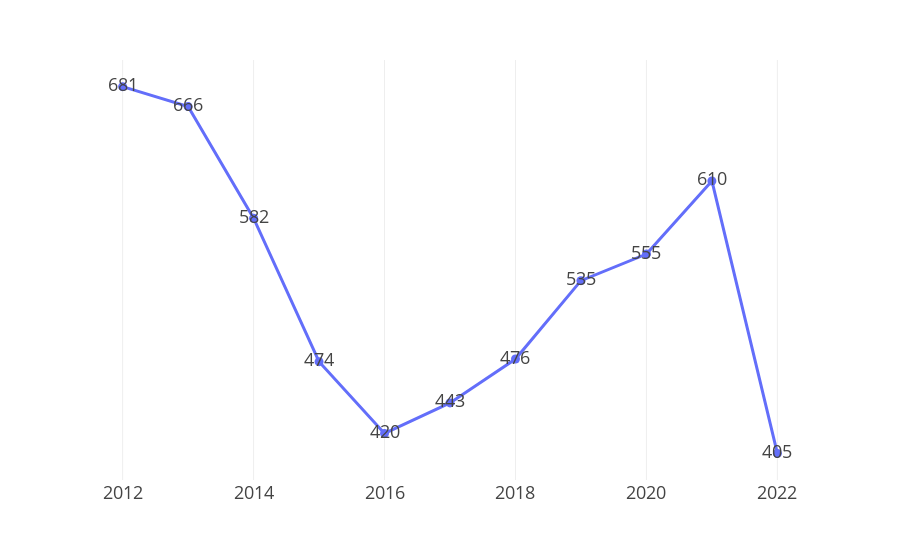

The cell this chart's notebook holds for it:
### Code cell
x = base['ocorrencia_ano'].value_counts().sort_index().index
y = base['ocorrencia_ano'].value_counts().sort_index().values
px.line(x=x,y=y,text=y)\
  .update_layout(template='presentation')\
  .update_xaxes(title='')\
  .update_yaxes(visible=False)

### Figure 1 — Plotly figure (JSON) as saved in the notebook; plotly's stock layout.template omitted (floating-point values rounded to 4 significant figures)
{"data": [{"hovertemplate": "x=%{x}<br>y=%{y}<br>text=%{text}<extra></extra>", "legendgroup": "", "line": {"color": "#636efa", "dash": "solid"}, "marker": {"symbol": "circle"}, "mode": "lines+markers+text", "name": "", "orientation": "v", "showlegend": false, "text": [681, 666, 582, 474, 420, 443, 476, 535, 555, 610, 405], "type": "scatter", "x": [2012, 2013, 2014, 2015, 2016, 2017, 2018, 2019, 2020, 2021, 2022], "xaxis": "x", "y": [681, 666, 582, 474, 420, 443, 476, 535, 555, 610, 405], "yaxis": "y"}], "layout": {"legend": {"tracegroupgap": 0}, "margin": {"t": 60}, "xaxis": {"anchor": "y", "domain": [0, 1], "title": {"text": ""}}, "yaxis": {"anchor": "x", "domain": [0, 1], "title": {"text": "y"}, "visible": false}}}
